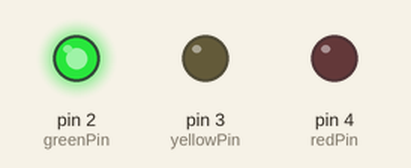
This sketch was run on a simulated Arduino Uno, built with avr-gcc and run on an emulated ATmega328P. Shown: output pins drawn as LEDs (lit = HIGH).

Above: at 2.5 s.
At 6.0 s:
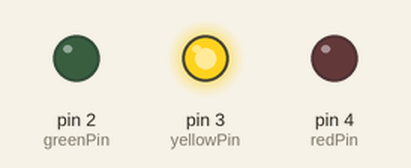
At 9.5 s:
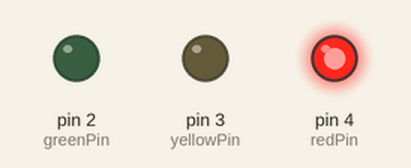
Timing chart, 0 to 15.6 s (numbered marks = the images above):
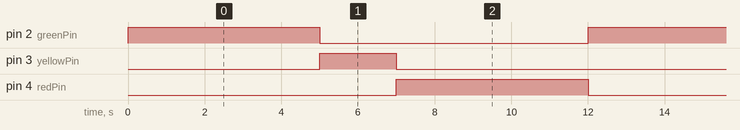

The sketch:

Traffic_Light.ino
```cpp
const int greenPin = 2;
const int yellowPin = 3;
const int redPin = 4;

void setup()
{
  // Set all traffic light pins as OUTPUT
  pinMode(greenPin, OUTPUT);
  pinMode(yellowPin, OUTPUT);
  pinMode(redPin, OUTPUT);
}

void loop()
{
  // Green light ON for 5 seconds
  digitalWrite(greenPin, HIGH);
  digitalWrite(yellowPin, LOW);
  digitalWrite(redPin, LOW);
  delay(5000);

  // Yellow light ON for 2 seconds
  digitalWrite(greenPin, LOW);
  digitalWrite(yellowPin, HIGH);
  digitalWrite(redPin, LOW);
  delay(2000);

  // Red light ON for 5 seconds
  digitalWrite(greenPin, LOW);
  digitalWrite(yellowPin, LOW);
  digitalWrite(redPin, HIGH);
  delay(5000);
}
```

Measured:
- by itself, pin 2 (greenPin), pin 4 (redPin): alternates HIGH for 5.0 s and LOW for 7.0 s
- by itself, pin 3 (yellowPin): alternates HIGH for 2.0 s and LOW for 10.0 s
- by itself, everything shown: repeats every 12.0 s, in 3 steps
